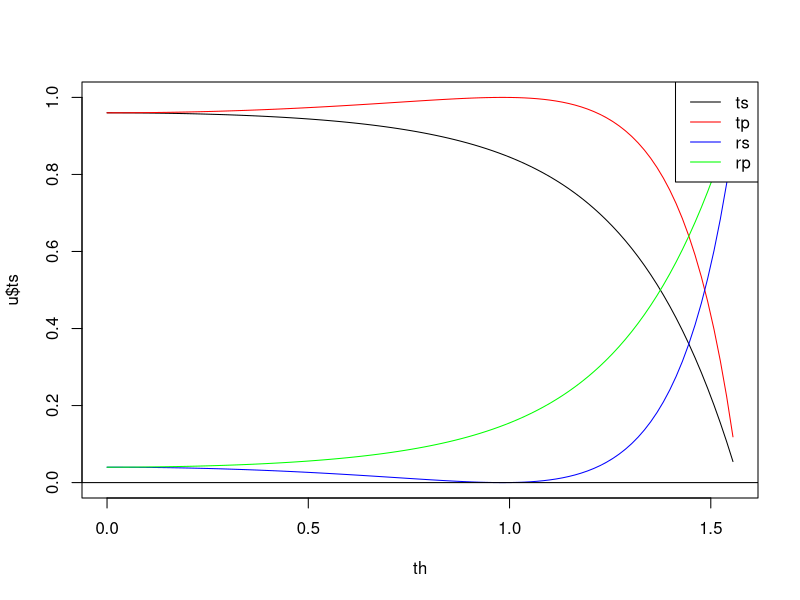
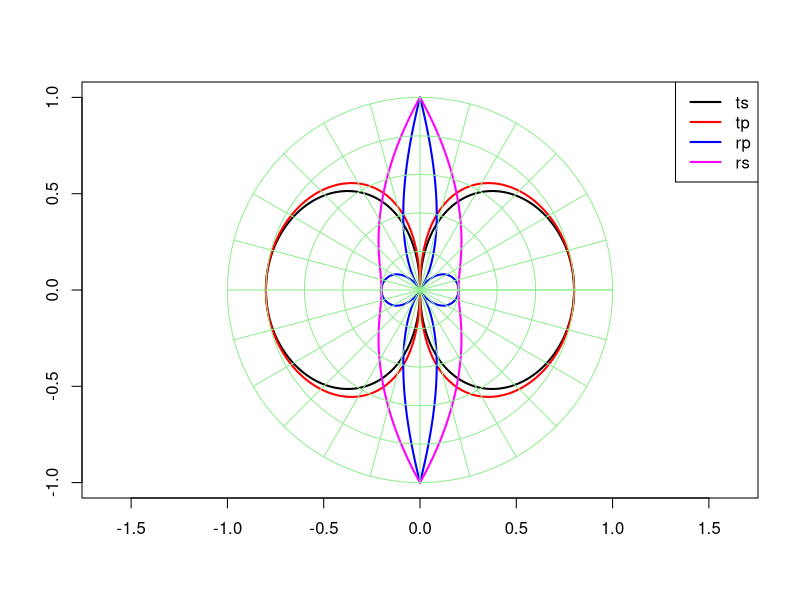

Generate these figures, in order, with R:
# IPs Intensity of Primary Rainbow, orthogonal
# IPp Intensity of Primary Rainbow, parallel
# ISs Intensity of Secondary Rainbow, orthogonal
# ISp Intensity of Secondary Rainbow, parallel
# \theta Incidence angle
# \phi Reflection angle
# IPs<- (1-sin^2(\phi-\theta))
# BIBLIOGRAPHY - E. Hecht - Optics
# n_1\sin\theta_1=n_2\sin\theta_2
# E perpendicular to the plane of incidence
# rs=\frac{n_1\cos\theta_1-n_2\cos\theta_2}{n_1\cos\theta_1+n_2\cos\theta_2}
# ts=\frac{2 n_1\cos\theta_1              }{n_1\cos\theta_1+n_2\cos\theta_2}
# E parallel to the plane of incidence
# rp=\frac{n_2\cos\theta_1-n_1\cos\theta_2}{n_1\cos\theta_2+n_2\cos\theta_1}
# tp=\frac{2 n_1\cos\theta_1              }{n_1\cos\theta_2+n_2\cos\theta_1}
# REFLECTANCE AND TRANSMITANCE
# RP+TP=1
# RS+TS=1
#
# RS=rs**2
# RP=rp**2
# TS=ts**2*\left(\frac{n_2\cos\theta_2}{n_1\cos\theta_1})
# TP=tp**2*\left(\frac{n_2\cos\theta_2}{n_1\cos\theta_1})
#
#-------------------------------------------------------------------------------
snell<-function(sth,n2,n1=1,amplitude=FALSE){
   cth<-sqrt(1-sth**2)
   sph<-(n1/n2)*sth
   cph<-sqrt(1-sph**2)
   rs<-(n1*cth-n2*cph)/(n1*cth+n2*cph)
   ts<-(2*n1*cth     )/(n1*cth+n2*cph)
   rp<-(n2*cth-n1*cph)/(n1*cph+n2*cth)
   tp<-(2*n1*cth     )/(n1*cph+n2*cth)
   if(amplitude){
      fa<-(n2*cph)/(n1*cth)
      rs<-rs**2
      rp<-rp**2
      ts<-fa*ts**2
      tp<-fa*tp**2
   }
   return(data.frame(rs,ts,rp,tp))
}
#-------------------------------------------------------------------------------
dth<-pi/200
th<-seq(0,pi/2-dth,dth)
p<-sin(th)
n<-3/2
u<-snell(p,n,amplitude=TRUE)
#-------------------------------------------------------------------------------
# Coeficientes, grafico linear
plot(th,u$ts,type='l',ylim=c(0,1))
points(th,u$tp,col='red',type='l')
points(th,u$rp,col='blue',type='l')
points(th,u$rs,col='green',type='l')
abline(h=0)
legend("topright",c("ts","tp","rs","rp"),col=c("black","red","blue","green"),lty=1)
#-------------------------------------------------------------------------------
# Coeficientes, grafico polar
#x11()
th<-seq(-pi,pi,dth/10)
u<-snell(sin(th),n,amplitude=FALSE)
plot(  u$ts*cbind(cos(th),sin(th)),type='l',lwd=2,ylim=c(-1,1),asp=1,xlab='',ylab='')
points(u$tp*cbind(cos(th),sin(th)),type='l',lwd=2,col='red')
points(u$rp*cbind(cos(th),sin(th)),type='l',lwd=2,col='blue')
points(u$rs*cbind(cos(th),sin(th)),type='l',lwd=2,col='magenta')
legend("topright",c("ts","tp","rp","rs"),col=c("black","red","blue","magenta"),lty=1,lwd=2)
#-------------------------------------------------------------------------------
# POLAR GRID
thj<-seq(-pi,pi,pi/200)
dr<-.2
rj<-seq(dr,1,dr)
for(i in rj){
   points(i*cbind(cos(thj),sin(thj)),col='lightgreen',type='l')
}
rjm<-max(rj)
for(t in seq(0,360,15)*pi/180){
   points(rjm*c(0,cos(t)),rjm*c(0,sin(t)),type='l',col='lightgreen')
}
